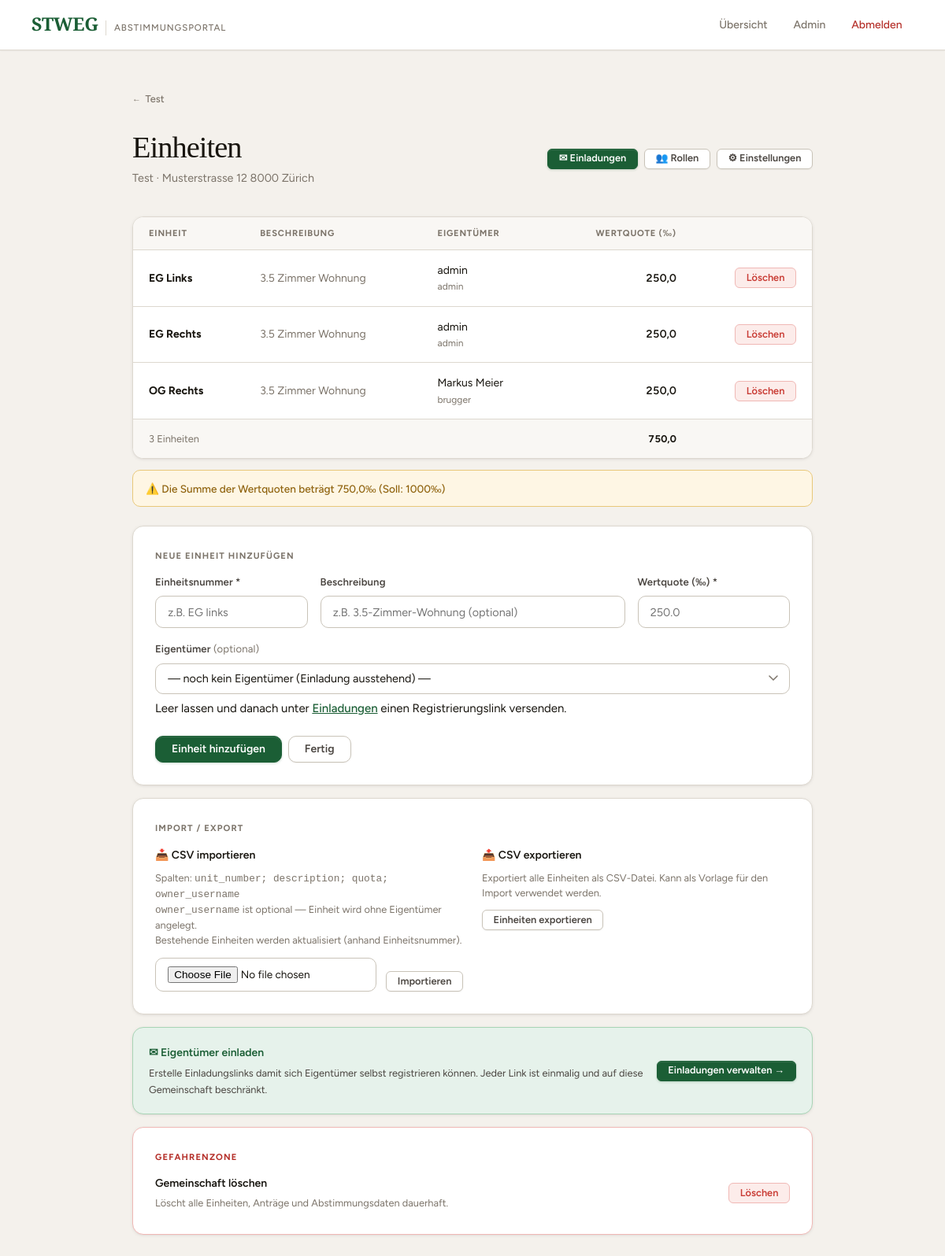
Screenshot of /community/1/einheiten/ (signed in) with the database file from the repository.
### voting/models.py (models this page shows, shortened)
class Community(models.Model):
    name       = models.CharField(max_length=200)
    address    = models.TextField()
    created_at = models.DateTimeField(auto_now_add=True)
    created_by = models.ForeignKey(
        User, on_delete=models.SET_NULL, null=True, blank=True,
        related_name='created_communities',
    )
    quorum = models.DecimalField(
        max_digits=5, decimal_places=1, default=Decimal('0'),
        verbose_name="Quorum (‰)",
        help_text="Mindest-Beteiligung in Wertquoten ‰ für gültige Abstimmung (0 = kein Quorum)",
    )
    def is_admin(self, user):
        return (
            self.created_by == user
            or user.is_staff
            or self.memberships.filter(
                user=user, role=CommunityMembership.Role.MANAGER
            ).exists()
        )
    class Meta:
        verbose_name        = "Gemeinschaft"
        verbose_name_plural = "Gemeinschaften"

class Unit(models.Model):
    community   = models.ForeignKey(Community, on_delete=models.CASCADE, related_name='units')
    owner       = models.ForeignKey(
        User, on_delete=models.SET_NULL, null=True, blank=True,
        related_name='units',
    )
    unit_number = models.CharField(max_length=20, verbose_name="Einheitsnummer")
    description = models.CharField(max_length=200, blank=True)
    quota       = models.DecimalField(max_digits=6, decimal_places=1, verbose_name="Wertquote (‰)")
    class Meta:
        verbose_name        = "Einheit"
        verbose_name_plural = "Einheiten"
        ordering            = ['unit_number']

### voting/views.py (the view)
@login_required
def unit_manage(request, community_id):
    community = get_object_or_404(Community, id=community_id)
    if not community.is_admin(request.user):
        messages.error(request, "Keine Berechtigung.")
        return redirect('voting:dashboard')
    units = community.units.select_related('owner').all()
    if request.method == 'POST':
        form = UnitForm(request.POST)
        if form.is_valid():
            unit           = form.save(commit=False)
            unit.community = community
            unit.save()
            messages.success(request, f"Einheit {unit.unit_number} hinzugefügt.")
            return redirect('voting:unit_manage', community_id=community.id)
    else:
        form = UnitForm()
    total_quota = sum(u.quota for u in units)
    unit_count         = len(list(units))
    quota_sum_ok       = abs(float(total_quota) - 1000.0) < 0.5
    quota_sum_warning  = unit_count > 0 and not quota_sum_ok
    return render(request, 'voting/unit_manage.html', {
        'community':          community,
        'units':              units,
        'form':               form,
        'total_quota':        total_quota,
        'import_form':        UnitImportForm(),
        'is_admin':           community.is_admin(request.user),
        'quota_sum_warning':  quota_sum_warning,
        'quota_sum_ok':       quota_sum_ok,
    })

### voting/forms.py
class UnitImportForm(forms.Form):
    csv_file = forms.FileField(
        label='CSV-Datei',
        widget=forms.ClearableFileInput(attrs={'class': 'form-input', 'accept': '.csv'}),
        help_text='Spalten: unit_number, description (optional), quota, owner_username (optional)',
    )

### voting/templates/voting/unit_manage.html (shortened to what this page needs)
{% extends "voting/base.html" %}
{% block content %}
<a href="{% url 'voting:proposal_list' community.id %}" class="back-link">{{ community.name }}</a>
<div class="page-header flex-between">
    <div>
        <h1>Einheiten</h1>
        <p>{{ community.name }} · {{ community.address }}</p>
    </div>
    <div class="flex gap-1">
        {% if is_admin %}
        <a href="{% url 'voting:invite_manage' community.id %}" class="btn btn-primary btn-sm">✉ Einladungen</a>
        <a href="{% url 'voting:community_members' community.id %}" class="btn btn-outline btn-sm">👥 Rollen</a>
        <a href="{% url 'voting:community_edit' community.id %}" class="btn btn-outline btn-sm">⚙ Einstellungen</a>
        {% endif %}
    </div>
</div>
{% if units %}
<div class="table-card">
    <table>
        <thead>
            <tr>
                <th>Einheit</th>
                <th>Beschreibung</th>
                <th>Eigentümer</th>
                <th style="text-align:right;">Wertquote (‰)</th>
                {% if is_admin %}<th></th>{% endif %}
            </tr>
        </thead>
        <tbody>
        {% for unit in units %}
            <tr>
                <td><strong>{{ unit.unit_number }}</strong></td>
                <td style="color:var(--text-muted);">{{ unit.description|default:"–" }}</td>
                <td>
                    {% if unit.owner %}
                        {{ unit.owner.get_full_name|default:unit.owner.username }}
                        <div style="font-size:0.75rem;color:var(--text-muted);">{{ unit.owner.username }}</div>
                    {% else %}
                        <span class="badge badge-pending">⏳ Einladung ausstehend</span>
                    {% endif %}
                </td>
                <td style="text-align:right;font-variant-numeric:tabular-nums;font-weight:600;">{{ unit.quota }}</td>
                {% if is_admin %}
                <td style="text-align:right;">
                    <form method="post"
                          action="{% url 'voting:unit_delete' community.id unit.id %}"
                          style="display:inline;"
                          onsubmit="return confirm('Einheit {{ unit.unit_number }} wirklich löschen?')">
                        <button type="submit" class="btn btn-danger btn-sm">Löschen</button>
                    </form>
                </td>
                {% endif %}
            </tr>
        {% endfor %}
        </tbody>
        <tfoot>
            <tr>
                <td colspan="3" style="font-size:0.8rem;color:var(--text-muted);">
                    {{ units|length }} Einheit{% if units|length != 1 %}en{% endif %}
                </td>
                <td style="text-align:right;font-weight:700;font-variant-numeric:tabular-nums;">{{ total_quota }}</td>
                {% if is_admin %}<td></td>{% endif %}
            </tr>
        </tfoot>
    </table>
</div>
{% if total_quota != 1000 %}
<div class="info-banner info-banner-warning">
    ⚠️ Die Summe der Wertquoten beträgt {{ total_quota }}‰ (Soll: 1000‰)
</div>
{% endif %}
{% endif %}
{% if is_admin %}
<div class="card mt-3" style="padding:1.75rem;">
    <div class="section-label">Neue Einheit hinzufügen</div>
    <form method="post">
        <div style="display:grid;grid-template-columns:1fr 2fr 1fr;gap:1rem;margin-bottom:1rem;">
            <div class="form-group" style="margin:0;">
                <label for="id_unit_number">Einheitsnummer *</label>
                <input type="text" name="unit_number" id="id_unit_number" class="form-input"
                       placeholder="z.B. EG links" required
                       value="{{ form.unit_number.value|default:'' }}">
            </div>
            <div class="form-group" style="margin:0;">
                <label for="id_description">Beschreibung</label>
                <input type="text" name="description" id="id_description" class="form-input"
                       placeholder="z.B. 3.5-Zimmer-Wohnung (optional)"
                       value="{{ form.description.value|default:'' }}">
            </div>
            <div class="form-group" style="margin:0;">
                <label for="id_quota">Wertquote (‰) *</label>
                <input type="number" name="quota" id="id_quota" class="form-input"
                       placeholder="250.0" step="0.1" min="0.1" required
                       value="{{ form.quota.value|default:'' }}">
            </div>
        </div>
        <div class="form-group">
            <label for="id_owner">Eigentümer <span style="font-weight:400;color:var(--text-muted);">(optional)</span></label>
            <select name="owner" id="id_owner" class="form-select">
                <option value="">— noch kein Eigentümer (Einladung ausstehend) —</option>
            </select>
            <div class="help-text" style="margin-top:0.4rem;">
                Leer lassen und danach unter
                <a href="{% url 'voting:invite_manage' community.id %}" style="color:var(--accent);font-weight:500;">Einladungen</a>
                einen Registrierungslink versenden.
            </div>
        </div>
        <div class="flex gap-1">
            <button type="submit" class="btn btn-primary">Einheit hinzufügen</button>
            <a href="{% url 'voting:proposal_list' community.id %}" class="btn btn-outline">Fertig</a>
        </div>
    </form>
</div>
<div class="card mt-2" style="padding:1.75rem;">
    <div class="section-label">Import / Export</div>
    <div style="display:grid;grid-template-columns:1fr 1fr;gap:1.5rem;">
        <div>
            <div style="font-weight:600;font-size:0.875rem;margin-bottom:0.5rem;">📥 CSV importieren</div>
            <div style="font-size:0.8rem;color:var(--text-muted);margin-bottom:0.75rem;line-height:1.5;">
                Spalten: <code>unit_number; description; quota; owner_username</code><br>
                <code>owner_username</code> ist optional — Einheit wird ohne Eigentümer angelegt.<br>
                Bestehende Einheiten werden aktualisiert (anhand Einheitsnummer).
            </div>
            <form method="post" action="{% url 'voting:unit_import' community.id %}" enctype="multipart/form-data">
                <div style="display:flex;gap:0.75rem;align-items:end;">
                    <div style="flex:1;">
                        <input type="file" name="csv_file" class="form-input"
                               style="font-size:0.85rem;" accept=".csv" required>
                    </div>
                    <button type="submit" class="btn btn-outline btn-sm" style="flex-shrink:0;">Importieren</button>
                </div>
            </form>
        </div>
        <div>
            <div style="font-weight:600;font-size:0.875rem;margin-bottom:0.5rem;">📤 CSV exportieren</div>
            <div style="font-size:0.8rem;color:var(--text-muted);margin-bottom:0.75rem;line-height:1.5;">
                Exportiert alle Einheiten als CSV-Datei. Kann als Vorlage für den Import verwendet werden.
            </div>
            <a href="{% url 'voting:unit_export' community.id %}" class="btn btn-outline btn-sm">Einheiten exportieren</a>
        </div>
    </div>
</div>
<div class="card mt-2" style="padding:1.25rem;background:var(--accent-light);border-color:var(--accent-border);">
    <div class="flex-between items-center">
        <div>
            <div style="font-weight:600;font-size:0.875rem;color:var(--accent);">✉ Eigentümer einladen</div>
            <div style="font-size:0.8rem;color:var(--text-secondary);margin-top:0.2rem;">
                Erstelle Einladungslinks damit sich Eigentümer selbst registrieren können.
                Jeder Link ist einmalig und auf diese Gemeinschaft beschränkt.
            </div>
        </div>
        <a href="{% url 'voting:invite_manage' community.id %}" class="btn btn-primary btn-sm" style="flex-shrink:0;margin-left:1rem;">
            Einladungen verwalten →
        </a>
    </div>
</div>
<div class="card mt-2" style="padding:1.75rem;border-color:var(--red-border);">
    <div class="section-label" style="color:var(--red);">Gefahrenzone</div>
    <div class="flex-between items-center">
        <div>
            <div style="font-weight:600;font-size:0.875rem;">Gemeinschaft löschen</div>
            <div style="font-size:0.8rem;color:var(--text-muted);margin-top:0.2rem;">
                Löscht alle Einheiten, Anträge und Abstimmungsdaten dauerhaft.
            </div>
        </div>
        <a href="{% url 'voting:community_delete' community.id %}" class="btn btn-danger btn-sm">Löschen</a>
    </div>
</div>
{% endif %}
{% endblock %}

### rows the page displays
Community: name "Test", address "Musterstrasse 12 8000 Zürich"
Unit: unit_number "EG Links", description "3.5 Zimmer Wohnung", owner.get_full_name "admin", owner.username "admin", quota "250,0"
Unit: unit_number "EG Rechts", description "3.5 Zimmer Wohnung", owner.get_full_name "admin", owner.username "admin", quota "250,0"
Unit: unit_number "OG Rechts", description "3.5 Zimmer Wohnung", owner.get_full_name "Markus Meier", owner.username "brugger", quota "250,0"

### other values shown
{{ units|length }} "3"
{{ total_quota }} "750,0"
